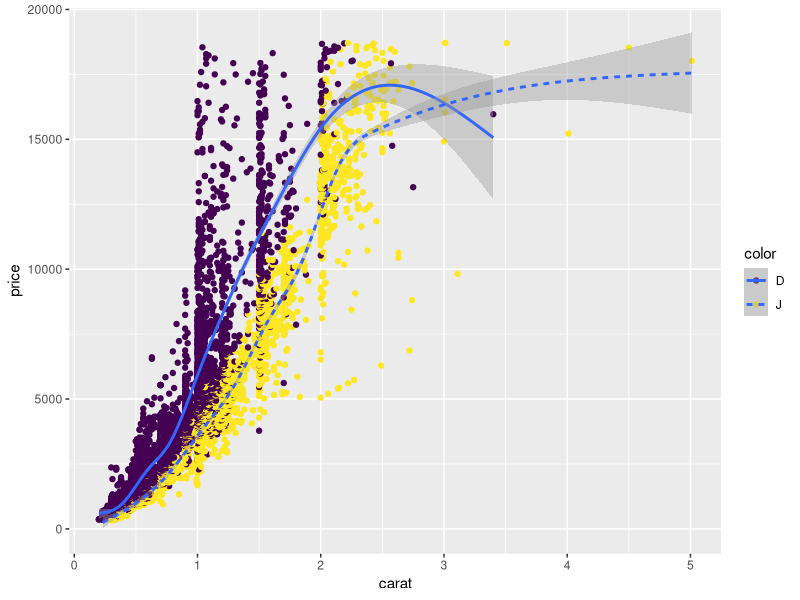

Recreate this plot in R.
# demo_sample_regression_plot.R

##

# Load library
library(tidyverse)
View(diamonds)
?diamonds

# Plot and fit price as functions of carat, cut, color, clarity
diamonds_price_analysis <- select(diamonds, price, carat, cut, color, clarity)
diamonds_price_analysis <- subset(diamonds_price_analysis,
                                  diamonds_price_analysis[,"color"]=="D" | diamonds_price_analysis[,"color"]=="J")
diamonds_price_analysis_group_by_carat <- group_by(diamonds_price_analysis, carat)
ggplot(data = diamonds_price_analysis_group_by_carat, mapping=aes(x=carat, y=price)) +
  geom_point(mapping = aes(color=color)) +
  geom_smooth(mapping = aes(linetype=color), se=TRUE) #+
  # facet_grid(color ~ clarity)

